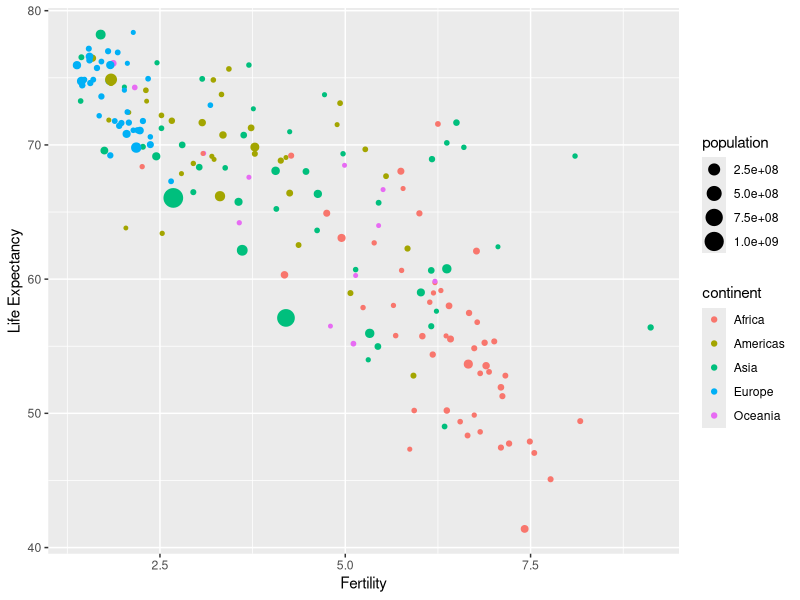

Write the R code that produced this figure.
## ---- chunk 1
library(dslabs)
library(dplyr)
data(gapminder)

gap_2015 <- gapminder %>%
  filter(year == 2015) %>%
  group_by(region) %>%
  summarise(avg_fertility = mean(fertility)) %>%
  arrange(desc(avg_fertility))

gap_2015
## ---- chunk 2
library(dslabs)
library(dplyr)
data(gapminder)
## ---- chunk 3
gapminder_2000 <- gapminder %>%
  filter(year == 2000) %>%
  mutate(high_life_exp = ifelse(life_expectancy > 70, 1, 0))

# Sum the number of countries with life expectancy above 70
sum(gapminder_2000$high_life_exp)

# Percentage calculation
dim(gapminder_2000) # Show the number of countries in the dataset to get denominator

100/185 # 54%

# Another way to do the calculation
sum(gapminder_2000$high_life_exp) / length(gapminder_2000$high_life_exp)
## ---- chunk 4
library(dslabs)
library(dplyr)
library(ggplot2)
data(gapminder)
## ---- chunk 5
gapminder %>% filter(year == 1986) %>%
  ggplot() +
  geom_point(aes(x = fertility, 
                 y = life_expectancy,
                 color = continent,
                 size = population)) +
  xlab("Fertility") +
  ylab("Life Expectancy")
## ---- chunk 6
library(dslabs)
library(dplyr)
data("us_contagious_diseases")
